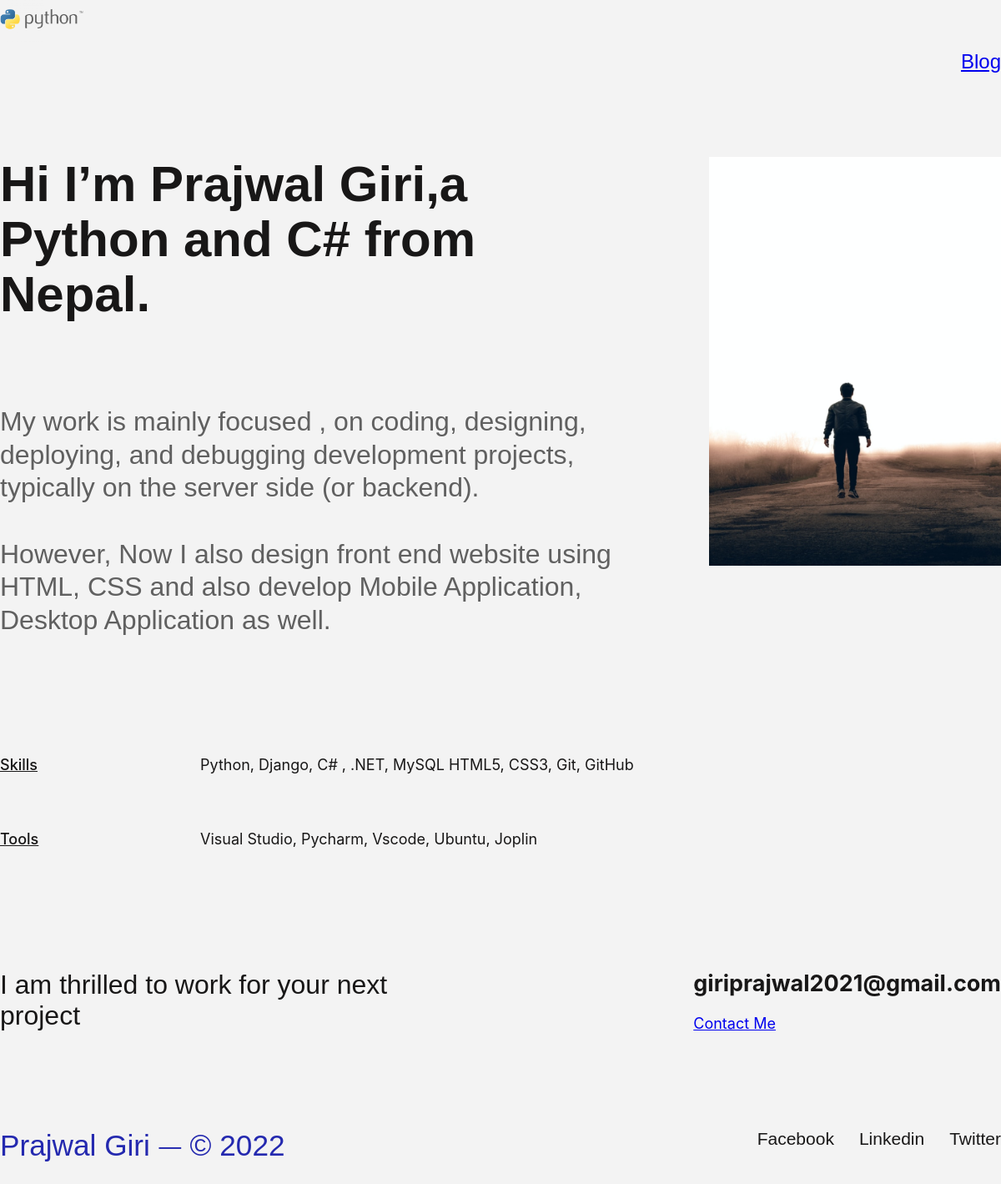
The page / on the database its author committed.
### homepage/models.py (models this page shows)
class HomePage(models.Model):
    header_image = models.ImageField(
        null=True, blank=True, upload_to='images/')
    navigation1 = models.CharField(max_length=100, null=True, blank=True)
    navigation2 = models.CharField(max_length=100, null=True, blank=True)
    herotitle = models.TextField(null=True, blank=True)
    herotext1 = models.TextField(null=True, blank=True)
    herotext2 = models.TextField(null=True, blank=True)
    hero_image = models.ImageField(
        null=True, blank=True, upload_to='images/')
    middletitle = models.CharField(max_length=100, null=True, blank=True)
    middletext = models.TextField(null=True, blank=True)
    middletitle1 = models.CharField(max_length=100, null=True, blank=True)
    middletext1 = models.TextField(null=True, blank=True)
    endtext = models.CharField(max_length=100, null=True, blank=True)
    endemail = models.CharField(max_length=100, null=True, blank=True)
    contactme = models.CharField(max_length=100, null=True, blank=True)
    footerheading = models.CharField(max_length=100, null=True, blank=True)
    footer1 = models.CharField(max_length=100, null=True, blank=True)
    footer2 = models.CharField(max_length=100, null=True, blank=True)
    footer3 = models.CharField(max_length=100, null=True, blank=True)

### homepage/views.py (the view)
# urls.py: path("", home_page, name="home"),
def home_page(request):
    context = {
        "result": HomePage.objects.first(),
    }
    return render(request, "homepage/home.html", context)

### templates/homepage/home.html
{% extends "base.html" %}
{% block content %}
<main>
    <section class="hero">
        <div class="herotext">
            <div class="intro">
                <h1>{{result.herotitle}}</h1>
            </div>
            <div class="describtion">
                {{result.herotext1}}
                <br><br>
                {{result.herotext2}}
            </div>
        </div>
        <div class="image">
            <img src="{{result.hero_image.url}}" alt="image of profile" class="profile">
        </div>
    </section>
    <section class="middle">
        <div class="software">
            <h5>{{result.middletitle}}</h5>
            <span>{{result.middletext}}
            </span>
        </div>
        <br>
        <div class="software">
            <h5>{{result.middletitle1}}</h5>
            <span>{{result.middletext1}}
            </span>
        </div>
        <br>
    </section>
    <section class="end">
        <div class="left">
            {{ result.endtext }}
        </div>
        <div class="right">
            <h2> {{ result.endemail }}</h2><br>
            <p><a href="#">{{ result.contactme}}</a></p>
        </div>
    </section>
</main>
{% endblock content%}

### templates/base.html (shortened to what this page needs)
{% load static %}
<!DOCTYPE html>
<html lang="en">
<head>
    <link rel="stylesheet" href="{% static 'css/style.css' %}">
</head>
<body>
    <header>
        <div class="navbar">
            <a href="{% url 'home' %}"><img src="{{result.header_image.url}}" alt="" class="img-responsive"></a>
            <nav>
                <a href="{% url 'blog1' %}">{{result.navigation2}}</a>
            </nav>
        </div>
    </header>
    {% block content %}
    {% endblock content %}
    <footer>
        <div class="downleft">
            {{result.footerheading}}
        </div>
        <div class="downright">
            <a href="https://www.facebook.com" class="social-link" target="_blank">{{result.footer1}}</a>
            <a href="https://www.linkedin.com" class="social-link" target="_blank">{{result.footer2}}</a>
            <a href="https://twitter.com/?lang=en" class="social-link" target="_blank">{{result.footer3}}</a>
        </div>
    </footer>
</body>
</html>

### staticfolder/css/style.css (style rules this page uses)
* { margin: 0; padding: 0; box-sizing: border-box; }
body { background-color: #f3f3f3; max-width: 1200px; margin: auto; }
.navbar { display: flex; justify-content: space-between; }
nav { display: flex; gap: 30px; margin-top: 60px; margin-bottom: 100px; }
.navbar { font-family: "DM Sans", sans-serif; font-size: 24px; font-weight: 500; text-decoration: none; color: #181717; }
.hero { display: flex; gap: 100px; margin-bottom: 100px; }
.herotext { max-width: 750px; }
.profile { max-width: 100%; height: auto; }
.intro { font-family: "DM Sans", sans-serif; font-style: normal; font-weight: 500; font-size: 40px; color: #181717; line-height: 1.1; margin-bottom: 100px; }
.describtion { font-family: "DM Sans", sans-serif; font-style: normal; font-weight: normal; font-size: 32px; color: #606060; line-height: 1.24; margin-bottom: 42px; }
.software, .skills { display: flex; gap: 3rem; }
.software { margin-bottom: 50px; }
.software h5, .skills h5 { font-family: "Inter", sans-serif; font-style: normal; font-weight: 500; font-size: 18px; color: #181717; text-decoration: underline; flex-basis: 16%; }
.software span, .skills span { font-family: "Inter", sans-serif; font-weight: normal; font-size: 18px; color: #181717; }
.end { height: 1px; }
.end { display: flex; justify-content: space-between; margin-top: 78px; margin-bottom: 190px; }
.left { font-family: "DM Sans", sans-serif; font-style: normal; font-weight: normal; font-size: 32px; color: #181717; max-width: 30ch; }
.right:nth-child(2) { font-family: "Inter", sans-serif; font-style: normal; font-weight: 400; font-size: 18px; color: #181717; text-decoration: none; }
footer { display: flex; justify-content: space-between; margin-bottom: 50px; }
.downleft { font-family: "DM Sans", sans-serif; font-style: normal; font-weight: 500; font-size: 2.2rem; color: #2429af; }
.downright { display: flex; gap: 30px; }
.social-link { font-family: "DM Sans", sans-serif; font-style: normal; font-weight: 500; font-size: 21px; color: #181717; text-decoration: none; }
.img-responsive { max-width: 100%; height: auto; float: center; width: 100px; height: 50px; object-fit: cover; }

### rows shown on the page
HomePage: header_image (picture), navigation2 "Blog", herotitle "Hi I’m Prajwal Giri,a Python and C# from Nepal.", herotext1 "My work is mainly focused , on coding, designing, deploying, and debugging development projects, typically on the server side (or backend).", herotext2 "However, Now I also design front end website using HTML, CSS and also develop Mobile Application, Desktop Application as well.", hero_image (picture), middletitle "Skills", middletext "Python, Django, C# , .NET, MySQL HTML5, CSS3, Git, GitHub", middletitle1 "Tools", middletext1 "Visual Studio, Pycharm, Vscode, Ubuntu, Joplin", endtext "I am thrilled to work for your next project", endemail "giriprajwal2021@gmail.com", contactme "Contact Me", footerheading "Prajwal Giri ⏤ © 2022", footer1 "Facebook", footer2 "Linkedin", footer3 "Twitter"
